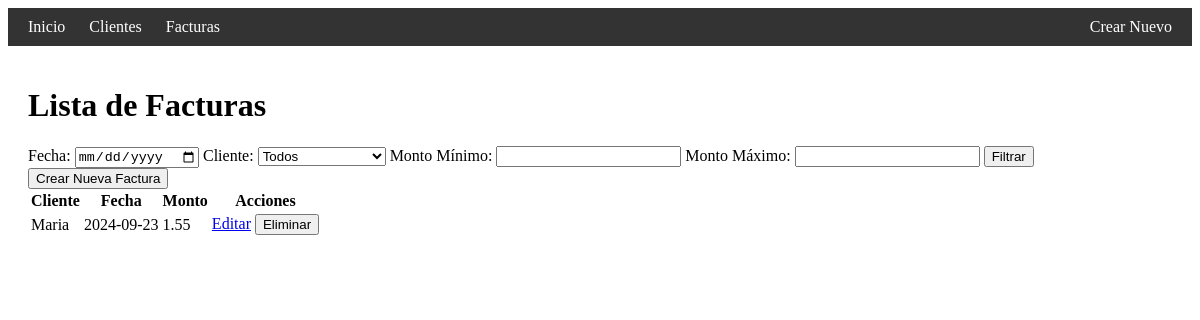
The app's page /facturas?cliente_id=2 (signed in) with its own data.
### app.py (models this page shows)
class Factura(db.Model):
    id = db.Column(db.Integer, primary_key=True)
    cliente_id = db.Column(db.Integer, db.ForeignKey('cliente.id'), nullable=False)
    fecha = db.Column(db.String(10), nullable=False)
    monto = db.Column(db.Float, nullable=False)
    cliente = db.relationship('Cliente', backref=db.backref('facturas', lazy=True))

class Cliente(db.Model):
    id = db.Column(db.Integer, primary_key=True)
    nombre = db.Column(db.String(100), nullable=False)
    email = db.Column(db.String(100), nullable=False)
    telefono = db.Column(db.String(10), nullable=False)

### app.py (the view)
@app.route('/facturas', methods=['GET'])
@login_required
def listar_facturas():
    fecha = request.args.get('fecha')
    cliente_id = request.args.get('cliente_id')
    monto_minimo = request.args.get('monto_minimo')
    monto_maximo = request.args.get('monto_maximo')
    query = Factura.query
    if fecha:
        query = query.filter(Factura.fecha == fecha)
    if cliente_id:
        query = query.filter(Factura.cliente_id == cliente_id)
    if monto_minimo:
        query = query.filter(Factura.monto >= float(monto_minimo))
    if monto_maximo:
        query = query.filter(Factura.monto <= float(monto_maximo))
    facturas = query.all()
    clientes = Cliente.query.all()  # Filtro para buscar por cliente
    return render_template('facturas.html', facturas=facturas, clientes=clientes)

### app.py (called while the page is built)
@login_manager.user_loader
def load_user(user_id):
    return Usuario.query.get(int(user_id))

### templates/facturas.html (shortened to what this page needs)
{% extends 'base.html' %}
{% block content %}
<h1>Lista de Facturas</h1>
<form method="get" action="{{ url_for('listar_facturas') }}">
    <label for="fecha">Fecha:</label>
    <input type="date" name="fecha" id="fecha">
    <label for="cliente_id">Cliente:</label>
    <select name="cliente_id" id="cliente_id">
        <option value="">Todos</option>
    </select>
    <label for="monto_minimo">Monto Mínimo:</label>
    <input type="number" step="0.01" name="monto_minimo" id="monto_minimo">
    <label for="monto_maximo">Monto Máximo:</label>
    <input type="number" step="0.01" name="monto_maximo" id="monto_maximo">
    <button type="submit">Filtrar</button>
</form>
<a href="{{ url_for('nueva_factura') }}">
    <button>Crear Nueva Factura</button>
</a>
<table>
    <tr>
        <th>Cliente</th>
        <th>Fecha</th>
        <th>Monto</th>
        <th>Acciones</th>
    </tr>
    {% for factura in facturas %}
    <tr>
        <td>{{ factura.cliente.nombre }}</td>
        <td>{{ factura.fecha }}</td>
        <td>{{ factura.monto }}</td>
        <td>
            <a href="{{ url_for('editar_factura', id=factura.id) }}">Editar</a>
            <form action="{{ url_for('eliminar_factura', id=factura.id) }}" method="POST" style="display:inline;">
                <button type="submit">Eliminar</button>
            </form>
        </td>
    </tr>
    {% endfor %}
</table>
{% endblock %}

### records on screen
Factura: cliente.nombre "Maria", fecha "2024-09-23", monto "1.55"
